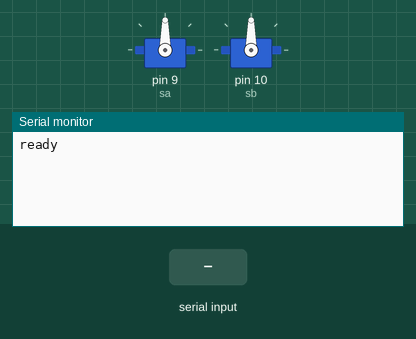
This sketch was run on a simulated Arduino Uno, built with avr-gcc and run on an emulated ATmega328P. Shown: 2 × servo, the last lines printed to the serial monitor. The inputs (shaded band) are chosen by the test bench.

Above: at 1.7 s.
1.8 s: "spray\n" received over Serial
At 3.0 s:
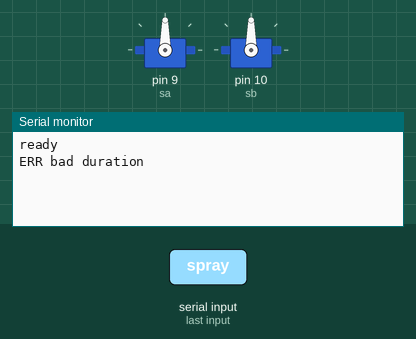
3.3 s: "90,45\n" received over Serial
At 4.4 s:
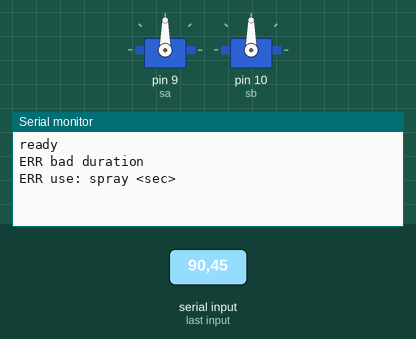

Measured:
- after the input at 1.8 s, the serial monitor: prints a new line at once (image 1)
- after the input at 3.3 s, the serial monitor: prints a new line at once (image 2)

The sketch:

spray_controller.ino
```cpp
// spray_controller: "spray <sec>" -> power on (A), settle, blow (B), power off (A).
// Start each session with the blower OFF. Servos detached when idle.
// A: D9 (power button, 3s hold toggles). B: D10 (blow while held). 9600 baud.

#include <Servo.h>

const int A_REST = 90, A_PRESS = 60;   // calibrated angles
const int B_REST = 90, B_PRESS = 150;
const unsigned long A_HOLD = 2500, SETTLE = 1500, MOVE = 400, MAX_MS = 30000;

Servo sa, sb;

void press(Servo& s, byte pin, int pressAngle, int restAngle, unsigned long holdMs) {
  s.attach(pin);
  s.write(pressAngle);
  delay(holdMs);
  s.write(restAngle);
  delay(MOVE);
  s.detach();
}

void setup() {
  Serial.begin(9600);
  sa.attach(9);  sa.write(A_REST);
  sb.attach(10); sb.write(B_REST);
  delay(500);
  sa.detach(); sb.detach();
  Serial.println(F("ready"));
}

void loop() {
  if (!Serial.available()) return;
  String line = Serial.readStringUntil('\n');
  line.trim();
  if (!line.length()) return;

  if (!line.startsWith("spray")) { Serial.println(F("ERR use: spray <sec>")); return; }
  float secs = line.substring(5).toFloat();
  unsigned long ms = (unsigned long)(secs * 1000 + 0.5);
  if (secs <= 0 || ms > MAX_MS) { Serial.println(F("ERR bad duration")); return; }

  press(sa, 9, A_PRESS, A_REST, A_HOLD);    // on
  delay(SETTLE);
  press(sb, 10, B_PRESS, B_REST, ms);       // blow
  press(sa, 9, A_PRESS, A_REST, A_HOLD);    // off
  while (Serial.available()) Serial.read();

  Serial.print(F("OK spray ")); Serial.println(secs, 3);
}
```
